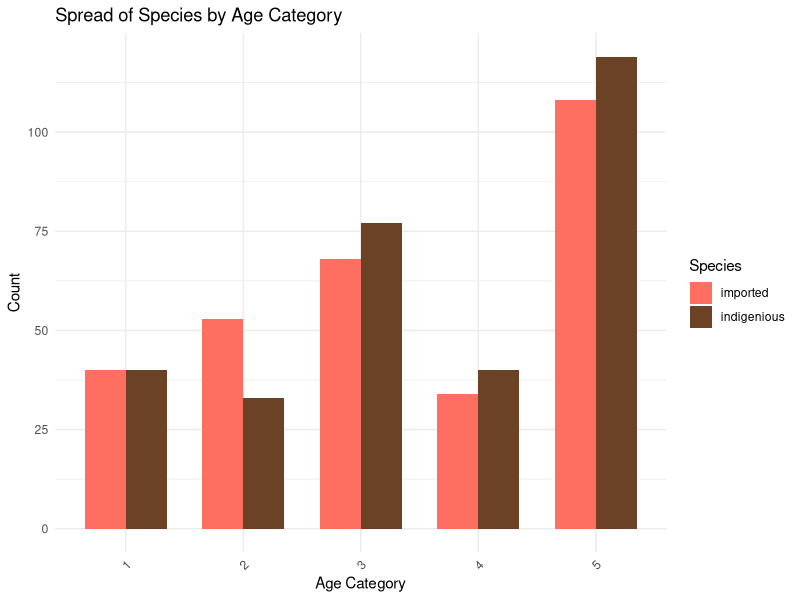

R code for this plot: (Note: this script raises an error after producing the figure.)
# Load necessary libraries

# Load the dataset (assuming it's in a CSV file)
data <- read.csv("MALARIA.csv")

View(data)
data <- na.omit(data)
#########################################################################################################################################
# Load necessary libraries
library(dplyr)
# Load necessary libraries
library(ggplot2)

# Calculate counts for each combination
species_counts <- data %>%
  group_by(SPECIES, AGE.CATEGORY) %>%
  summarise(Count = n())

# Create a colorful palette for the plot
color_palette <- c("#FF6F61", "#6B4226", "#4B0082", "#FFD700", "#00FF00")  # Example colorful palette

# Create grouped bar plot with modified aesthetics
ggplot(species_counts, aes(x = factor(AGE.CATEGORY), y = Count, fill = SPECIES)) +
  geom_bar(stat = "identity", position = position_dodge(), width = 0.7) +
  labs(x = "Age Category", y = "Count", title = "Spread of Species by Age Category") +
  scale_fill_manual(values = color_palette, name = "Species") +  # Use the colorful palette
  theme_minimal() +
  theme(axis.text.x = element_text(angle = 45, hjust = 1))


####################################################################################################################################3
# Calculate counts for each Mosquito type
mosquito_counts <- data %>%
  summarise(
    Mosquito1_Count = sum(MOSQUITO1 == TRUE),
    Mosquito2_Count = sum(MOSQUITO2 == TRUE),
    Mosquito3_Count = sum(MOSQUITO3 == TRUE),
    Mosquito4_Count = sum(MOSQUITO4 == TRUE)
  )

# Print the counts
print(mosquito_counts)

# Reshape data for plotting
mosquito_counts_long <- mosquito_counts %>%
  pivot_longer(cols = starts_with("Mosquito"), names_to = "MosquitoType", values_to = "Count")

# Create a bar plot
ggplot(mosquito_counts_long, aes(x = MosquitoType, y = Count, fill = MosquitoType)) +
  geom_bar(stat = "identity") +
  labs(x = "Mosquito Type", y = "Count", title = "Distribution of Mosquitoes") +
  theme_minimal()

# Pie chart with outlines and enhanced aesthetics
ggplot(mosquito_counts_long, aes(x = "", y = Count, fill = MosquitoType)) +
  geom_bar(stat = "identity", width = 1, color = "white", size = 0.25) +  # Add outlines
  coord_polar("y") +
  theme_void() +
  theme(legend.position = "bottom") +
  ggtitle("Distribution of Mosquitoes") +
  scale_fill_manual(values = c("#FF6F61", "#6B4226", "#4B0082", "#FFD700"), name = "Mosquito Type") +  # Custom colors
  guides(fill = guide_legend(reverse = TRUE))  # Reverse legend order for better visibility



# Calculate the percentage of each category
mosquito_counts_long <- mosquito_counts_long %>%
  group_by(MosquitoType) %>%
  mutate(Percentage = (Count / sum(mosquito_counts) )* 100)

#Spread of Mosquito Types in Different Places
# Load necessary libraries
library(dplyr)
library(ggplot2)

# Calculate counts for each combination
mosquito_counts_location <- data %>%
  group_by(LOCATION) %>%
  summarise(
    Mosquito1_Count = sum(MOSQUITO1),
    Mosquito2_Count = sum(MOSQUITO2),
    Mosquito3_Count = sum(MOSQUITO3),
    Mosquito4_Count = sum(MOSQUITO4)
  )

# Reshape data for plotting
mosquito_counts_location_long <- mosquito_counts_location %>%
  pivot_longer(cols = starts_with("Mosquito"), names_to = "MosquitoType", values_to = "Count")

# Create grouped bar plot with adjusted aesthetics
ggplot(mosquito_counts_location_long, aes(x = LOCATION, y = Count, fill = MosquitoType)) +
  geom_bar(stat = "identity", position = position_dodge(width = 0.8), width = 0.7) +
  labs(x = "Location", y = "Count", title = "Spread of Mosquito Types in Different Places") +
  theme_minimal() +
  scale_fill_manual(values = c("blue", "green", "red", "purple"), name = "Mosquito Type") +
  theme(axis.text.x = element_text(angle = 45, hjust = 1))  # Rotate x-axis labels
############################################################################################################################################

# Load necessary libraries
library(dplyr)

# Convert relevant columns to numeric
data$MAX.TEMP <- as.numeric(data$MAX.TEMP)
data$AVG.TEMP <- as.numeric(data$AVG.TEMP)
data$MIN.TEMP <- as.numeric(data$MIN.TEMP)

# Calculate correlation for each mosquito type
correlation_mosquito1 <- data %>%
  mutate(Mosquito1_Pv_Imported = as.numeric(MOSQUITO1 & MOSQUITO == "Pv" & SPECIES == "imported")) %>%
  select(Max_Temperature = MAX.TEMP, Avg_Temperature = AVG.TEMP, Min_Temperature = MIN.TEMP, Mosquito1_Pv_Imported) %>%
  cor()

correlation_mosquito2 <- data %>%
  mutate(Mosquito2_Pv_Indigenous = as.numeric(MOSQUITO2 & MOSQUITO == "Pv" & SPECIES == "indigenious")) %>%
  select(Max_Temperature = MAX.TEMP, Avg_Temperature = AVG.TEMP, Min_Temperature = MIN.TEMP, Mosquito2_Pv_Indigenous) %>%
  cor()

correlation_mosquito3 <- data %>%
  mutate(Mosquito3_Pf_Imported = as.numeric(MOSQUITO3 & MOSQUITO == "Pf" & SPECIES == "imported")) %>%
  select(Max_Temperature = MAX.TEMP, Avg_Temperature = AVG.TEMP, Min_Temperature = MIN.TEMP, Mosquito3_Pf_Imported) %>%
  cor()

correlation_mosquito4 <- data %>%
  mutate(Mosquito4_Pf_Indigenous = as.numeric(MOSQUITO4 & MOSQUITO == "Pf" & SPECIES == "indigenious")) %>%
  select(Max_Temperature = MAX.TEMP, Avg_Temperature = AVG.TEMP, Min_Temperature = MIN.TEMP, Mosquito4_Pf_Indigenous) %>%
  cor()

# Print correlation for each mosquito type
print("Correlation between Temperature and Mosquito 1 (Pv, Imported):")
print(correlation_mosquito1)

print("Correlation between Temperature and Mosquito 2 (Pv, Indigenous):")
print(correlation_mosquito2)

print("Correlation between Temperature and Mosquito 3 (Pf, Imported):")
print(correlation_mosquito3)

print("Correlation between Temperature and Mosquito 4 (Pf, Indigenous):")
print(correlation_mosquito4)

##########################################################################################################################################

# Load necessary libraries
library(dplyr)
library(tidyr)

# Create dummy variables for MOSQUITO and SPECIES
data1 <- data %>%
  mutate(MOSQUITO_Pv = as.numeric(MOSQUITO == "Pv"),
         MOSQUITO_Pf = as.numeric(MOSQUITO == "Pf"),
         SPECIES_imported = as.numeric(SPECIES == "imported"),
         SPECIES_indigenous = as.numeric(SPECIES == "indigenious"))

# Select relevant columns for correlation
cor_columns <- c("HUMIDITY", "MAX.TEMP", "AVG.TEMP", "MIN.TEMP", "DEW.POINT", 
                 "PRECIPITATION", "RAINY.DAYS", "WIND", "AGE.CATEGORY", 
                 "MALE", "FEMALE", "MOSQUITO_Pv", "MOSQUITO_Pf", 
                 "SPECIES_imported", "SPECIES_indigenous")

# Calculate the correlation matrix
cor_matrix <- cor(data1[, cor_columns])

# Visualization of the correlation matrix (heatmap)
library(ggplot2)
ggplot(data = as.data.frame(as.table(cor_matrix))) +
  geom_tile(aes(x = Var1, y = Var2, fill = Freq), color = "white") +
  theme_minimal() +
  labs(title = "Correlation Matrix",
       x = "Variables",
       y = "Variables",
       fill = "Correlation") +
  theme(axis.text.x = element_text(angle = 45, vjust = 1, hjust = 1))
#############################################################################################################3

# Load necessary libraries
library(dplyr)
library(ggplot2)

# Calculate the correlation matrix
cor_matrix <- cor(data[, c("HUMIDITY", "MAX.TEMP", "AVG.TEMP", "MIN.TEMP", "DEW.POINT", "PRECIPITATION", "RAINY.DAYS", "WIND", "AGE.CATEGORY", "MALE", "FEMALE")])

# Customize color palette
color_palette <- c("#E63946", "#F1FAEE", "#A8DADC", "#457B9D")  # You can change these colors

# Visualization of the correlation matrix (heatmap)
ggplot(data = as.data.frame(as.table(cor_matrix)), aes(x = Var1, y = Var2, fill = Freq)) +
  geom_tile(color = "white") +
  scale_fill_gradientn(colors = color_palette) +
  theme_minimal() +
  labs(title = "Correlation Matrix",
       x = "Variables",
       y = "Variables",
       fill = "Correlation") +
  theme(axis.text.x = element_text(angle = 45, vjust = 1, hjust = 1)) +
  theme(legend.position = "right")  # Adjust legend position
############################################################################################################################################

# Load necessary libraries
library(dplyr)
library(ggplot2)

# Convert relevant columns to numeric
data$MAX.TEMP <- as.numeric(data$MAX.TEMP)
data$AVG.TEMP <- as.numeric(data$AVG.TEMP)
data$MIN.TEMP <- as.numeric(data$MIN.TEMP)

# Calculate correlations for each mosquito type
correlation_mosquito1 <- cor(data[c("MAX.TEMP", "AVG.TEMP", "MIN.TEMP")], as.numeric(data$MOSQUITO1))
correlation_mosquito2 <- cor(data[c("MAX.TEMP", "AVG.TEMP", "MIN.TEMP")], as.numeric(data$MOSQUITO2))
correlation_mosquito3 <- cor(data[c("MAX.TEMP", "AVG.TEMP", "MIN.TEMP")], as.numeric(data$MOSQUITO3))
correlation_mosquito4 <- cor(data[c("MAX.TEMP", "AVG.TEMP", "MIN.TEMP")], as.numeric(data$MOSQUITO4))

# Create a data frame for visualization
correlation_df <- data.frame(
  MosquitoType = factor(c("Mosquito1", "Mosquito2", "Mosquito3", "Mosquito4")),
  Correlation = c(correlation_mosquito1, correlation_mosquito2, correlation_mosquito3, correlation_mosquito4)
)

# Plot with colorful heatmap and labels
ggplot(correlation_df, aes(x = MosquitoType, y = Correlation, fill = Correlation)) +
  geom_bar(stat = "identity", width = 0.7, color = "black") +
  scale_fill_gradient2(low = "blue", mid = "white", high = "red", midpoint = 0) +  # Color gradient from blue to red
  labs(x = "Mosquito Type", y = "Correlation with Temperature", 
       title = "Correlation between Temperature and Mosquito Activity for Each Mosquito Type",
       fill = "Correlation") +  # Label for color legend
  theme_minimal() +
  theme(axis.text.x = element_text(angle = 45, hjust = 1)) +
  theme(legend.position = "right")  # Position the legend on the right
##################################################################################################################################################################

# Load necessary libraries
library(ggplot2)

# Create a violin plot for temperature distribution by mosquito type
ggplot(data, aes(x = factor(MOSQUITO), y = MAX.TEMP, fill = SPECIES)) +
  geom_violin() +
  labs(title = "Temperature Distribution by Mosquito Type",
       x = "Mosquito Type",
       y = "Max Temperature",
       fill = "Species") +
  theme_minimal()
##############################################################################################################################
# Create a scatter plot for wind speed vs. dew point
ggplot(data, aes(x = WIND, y = DEW.POINT)) +
  geom_point() +
  labs(title = "Wind Speed vs. Dew Point",
       x = "Wind Speed",
       y = "Dew Point")

##############################################################################################
library(ggplot2)

# Assuming 'data' has columns 'AGE.CATEGORY', 'MALE', and 'FEMALE'
ggplot(data, aes(x = factor(AGE.CATEGORY), fill = factor(MALE))) +
  geom_bar(position = "stack") +
  labs(title = "Age Category vs. Male/Female Proportion",
       x = "Age Category",
       y = "Count",
       fill = "Male/Female")

